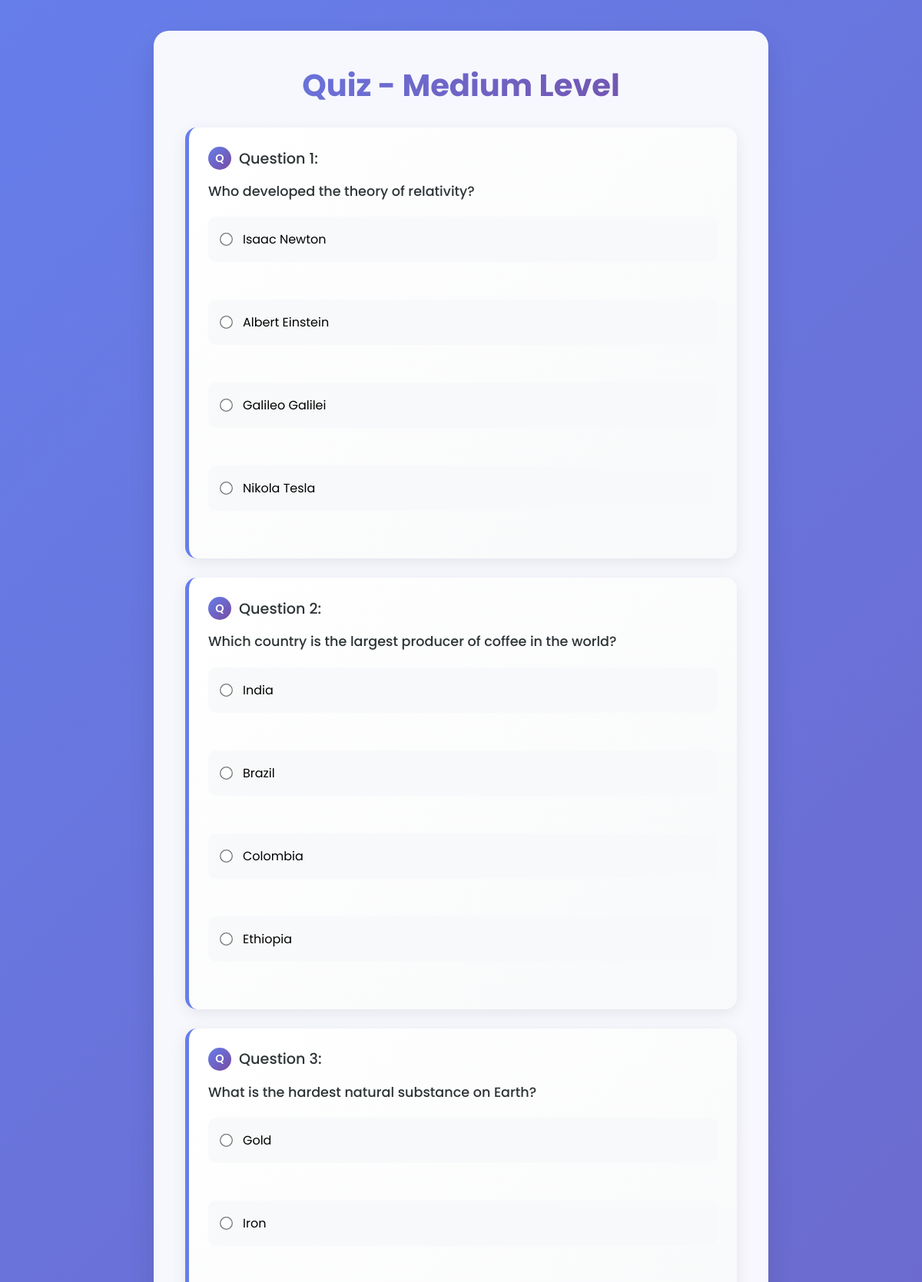
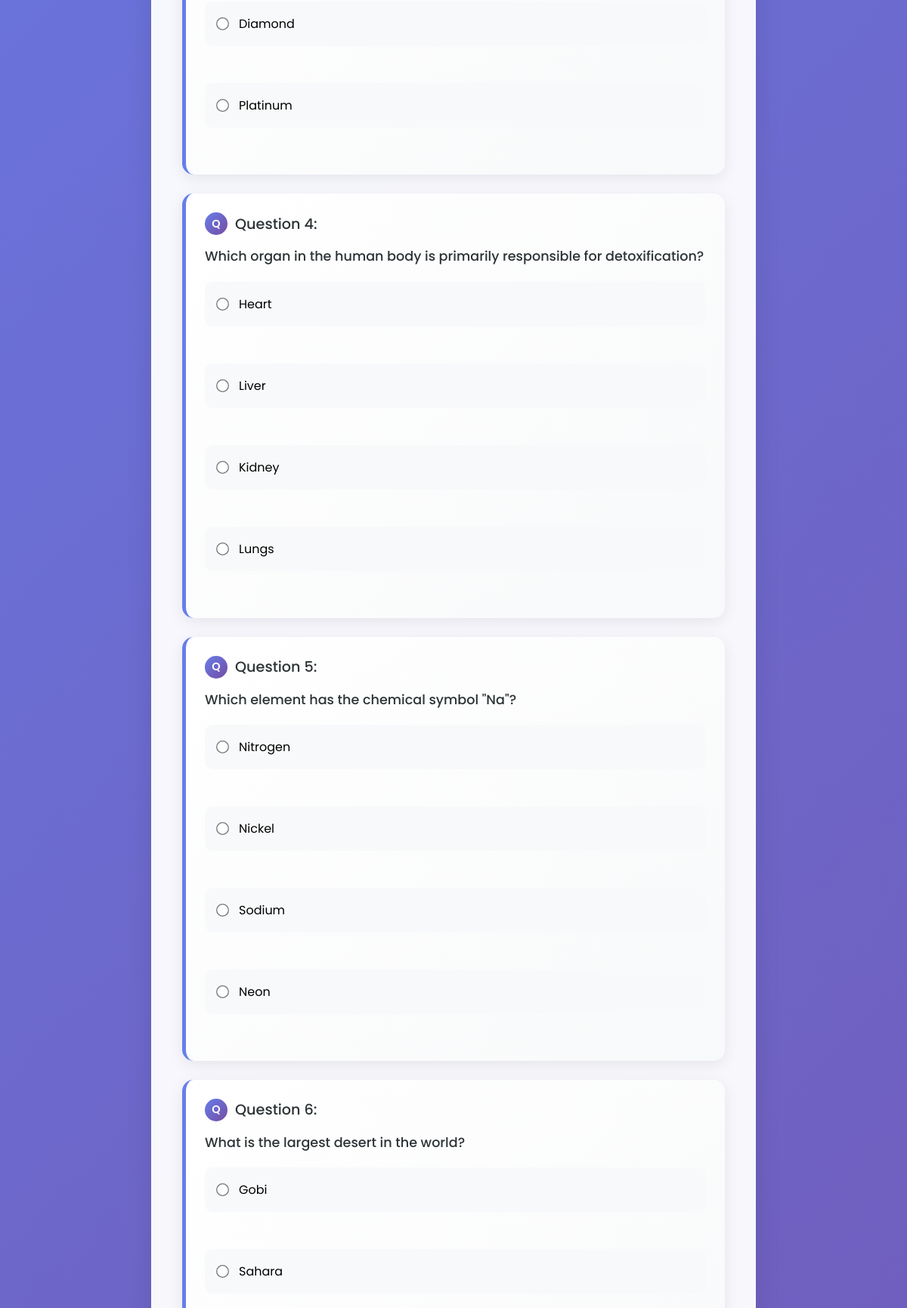
/quiz.php?level=medium (upper part), run on the app's committed database (2 pictures, top to bottom).
### tables this page shows
CREATE TABLE `questions` (
  `id` int(11) NOT NULL,
  `question` text NOT NULL,
  `option_a` varchar(255) NOT NULL,
  `option_b` varchar(255) NOT NULL,
  `option_c` varchar(255) NOT NULL,
  `option_d` varchar(255) NOT NULL,
  `correct_answer` varchar(255) NOT NULL,
  `level` enum('easy','medium','hard') NOT NULL
);

### quiz.php (the view, shortened to what this page needs)
<?php
include 'db_connect.php';
$level = isset($_GET['level']) ? $_GET['level'] : 'easy';
$query = "SELECT * FROM questions WHERE level='$level' ORDER BY id ASC LIMIT 10";
$result = $conn->query($query);
?>
<!DOCTYPE html>
<html>
<head>
    <link rel="stylesheet" href="styles.css">
</head>
<body>
    <div class="quiz-container">
        <h1>Quiz - <?php echo ucfirst($level); ?> Level</h1>
        <form action="result.php" method="POST">
            <?php
            $qnum = 1;
            while ($row = $result->fetch_assoc()):
            ?>
            <div class="question-card">
                <h3>Question <?php echo $qnum++; ?>:</h3>
                <p><?php echo $row['question']; ?></p>
                <div class="options">
                    <?php foreach (['a', 'b', 'c', 'd'] as $opt): ?>
                        <label>
                            <input type="radio" name="answer[<?php echo $row['id']; ?>]" value="<?php echo $row['option_'.$opt]; ?>" required>
                            <?php echo $row['option_'.$opt]; ?>
                        </label><br>
                    <?php endforeach; ?>
                </div>
            </div>
            <?php endwhile; ?>
        </form>
    </div>
</body>
</html>

### styles.css (style rules this page uses)
* { margin: 0; padding: 0; box-sizing: border-box; }
body { font-family: 'Poppins', sans-serif; background: linear-gradient(135deg, #667eea 0%, #764ba2 100%); min-height: 100vh; margin: 0; display: flex; align-items: center; justify-content: center; padding: 20px; }
.container, .quiz-container { background: rgba(255, 255, 255, 0.95); backdrop-filter: blur(10px); padding: 40px; border-radius: 20px; box-shadow: 0 15px 35px rgba(0, 0, 0, 0.1); text-align: center; width: 90%; max-width: 800px; border: 1px solid rgba(255, 255, 255, 0.2); margin: 20px 0; }
h1 { color: #2d3436; font-size: 2.5rem; margin-bottom: 15px; font-weight: 700; background: linear-gradient(135deg, #667eea, #764ba2); -webkit-background-clip: text; -webkit-text-fill-color: transparent; background-clip: text; }
h3 { color: #2d3436; font-size: 1.3rem; margin-bottom: 15px; font-weight: 500; }
.quiz-container form { text-align: left; }
.question-card { background: linear-gradient(135deg, #ffffff, #f8f9fa); padding: 25px; border-radius: 15px; margin: 25px 0; box-shadow: 0 5px 20px rgba(0, 0, 0, 0.08); border-left: 5px solid #667eea; transition: all 0.3s ease; position: relative; overflow: hidden; }
.question-card::before { content: ''; position: absolute; top: 0; left: 0; width: 100%; height: 3px; background: linear-gradient(90deg, #667eea, #764ba2); opacity: 0; transition: opacity 0.3s ease; }
.question-card h3 { color: #2d3436; font-size: 1.2rem; margin-bottom: 15px; display: flex; align-items: center; gap: 10px; }
.question-card h3::before { content: 'Q'; background: linear-gradient(135deg, #667eea, #764ba2); color: white; width: 30px; height: 30px; border-radius: 50%; display: flex; align-items: center; justify-content: center; font-size: 0.9rem; font-weight: 600; }
.question-card p { color: #2d3436; font-size: 1.1rem; font-weight: 500; margin-bottom: 20px; line-height: 1.5; }
.options { margin-top: 15px; }
.options label { display: flex; align-items: center; margin: 12px 0; padding: 15px; background: #f8f9fa; border-radius: 10px; cursor: pointer; transition: all 0.3s ease; border: 2px solid transparent; font-weight: 400; }
.options input[type="radio"] { margin-right: 15px; transform: scale(1.3); accent-color: #667eea; }

### data on the page
questions: question "Who developed the theory of relativity?", option_a "Isaac Newton", option_b "Albert Einstein", option_c "Galileo Galilei", option_d "Nikola Tesla"
questions: question "Which country is the largest producer of coffee in the world?", option_a "India", option_b "Brazil", option_c "Colombia", option_d "Ethiopia"
questions: question "What is the hardest natural substance on Earth?", option_a "Gold", option_b "Iron", option_c "Diamond", option_d "Platinum"
questions: question "Which organ in the human body is primarily responsible for detoxification?", option_a "Heart", option_b "Liver", option_c "Kidney", option_d "Lungs"
questions: question "Which element has the chemical symbol \"Na\"?", option_a "Nitrogen", option_b "Nickel", option_c "Sodium", option_d "Neon"
questions: question "What is the largest desert in the world?", option_a "Gobi", option_b "Sahara"

### other printed values
$level "Medium"
